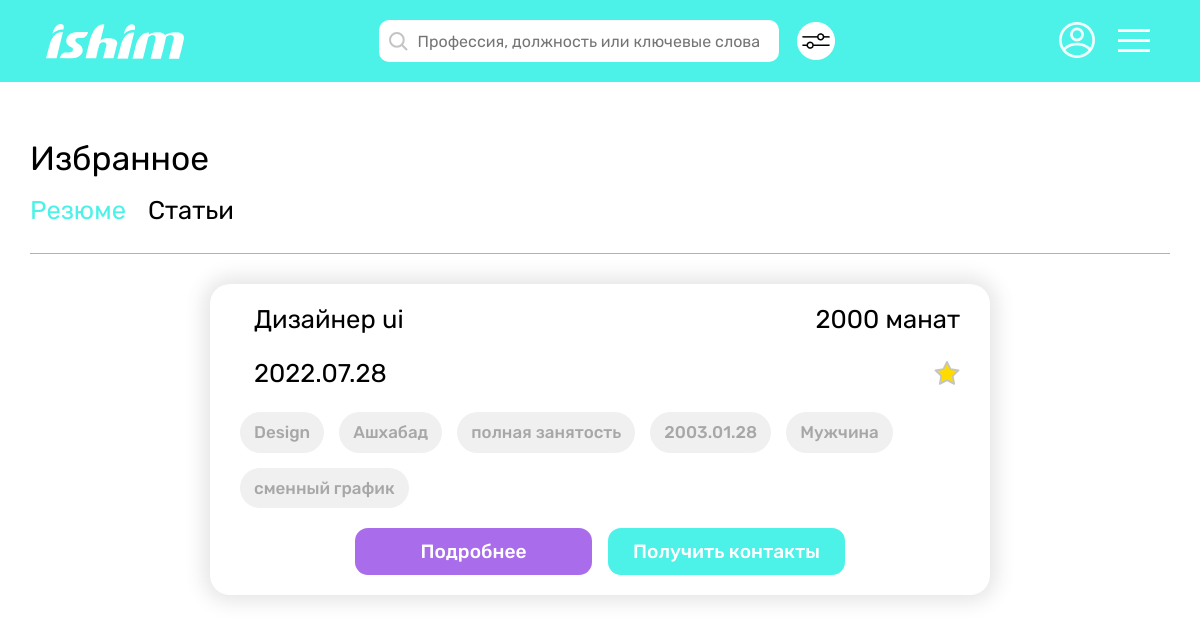
The page /employee/chosen (signed in) on the database its author committed.
### employee/models.py (models this page shows, shortened)
class CV(models.Model):
    employee = models.ForeignKey(Employee, on_delete=models.CASCADE)
    first_name = models.CharField(max_length=65)
    last_name = models.CharField(max_length=65)
    birth_date = models.DateField()
    mobile_num = models.CharField(max_length=25)
    email = models.EmailField()
    registration = models.CharField(max_length=100)
    sex = models.CharField(max_length=65)
    position = models.CharField(max_length=65)
    sphere = models.CharField(max_length=100)
    min_salary = models.IntegerField()
    busyness = models.CharField(max_length=65, default='')
    work_graph = models.CharField(max_length=65)
    about = models.TextField()
    views = models.IntegerField(default=0)
    suitable_vacancies = models.ManyToManyField(Vacancy, blank=True)
    creation_date = models.DateTimeField(auto_now_add=True)

### employee/views.py (the view)
# urls.py: path('chosen', tm_views.chosen_cvs, name='hirer-chosen-tm'),
@hirer_required
@login_required
def chosen_cvs(request):
    cv_list = [chosen.cv for chosen in request.user.chosencv_set.all()]
    articles = favourite_articles(request)
    context = {
        'cv_list': cv_list,
        'articles': articles,
    }
    return render(request, 'employee/chosen.html', context)

### articles/views.py (called while the page is built)
def favourite_articles(request):
    articles = [chosen.article for chosen in request.user.chosenarticle_set.all()]
    return articles

### employee/templates/employee/chosen.html (shortened to what this page needs)
{% extends "main/base.html" %}
{% load static %}
{% block content %}
<div class="container__main pad-0 w-1920">
   {% include 'main/header_hirer.html' %}
   <div class="container__content">
      <div class="h__fav">
         <div class="h__fav__top">
            <h1 class="h__fav__top__title">Избранное</h1>
            <span class="h__fav__top__cat gren__color" id="vac_fav">Резюме</span>
            <span class="h__fav__top__cat" id="articles_fav">Статьи</span>
         </div>
         <div class="h__fav__top__row"></div>
         <div class="vac__card__wrapper" id="fav__btn__wrapper">
            {% for cv in cv_list %}
            <div class="vacancy__card" id="fav__btn__wrapper">
               <div class="vac__card__inner">
                  <div class="vac__heading">
                     <h2 class="vac__heading__item">{{ cv.position }}</h2>
                     <h2 class="vac__heading__item">{{ cv.min_salary }} манат</h2>
                  </div>
                  <div class="vac__heading">
                     <h2 class="vac__heading__item">{{ cv.creation_date|date:"Y.m.d" }}</h2>
                     <svg width="26px" height="24px">
                        <use xlink:href="#favorites__str" width="26px" height="24px"
                           class="vac__ico{% for chosen in user.chosencv_set.all %}{% if chosen.cv == cv %}__selected{% endif %}{% endfor %}"
                           data-link="{% url 'chosen-cv' cv.id %}"></use>
                     </svg>
                  </div>
                  <div class="vac__categories">
                     <span class="vac__cat__item two-col">{{ cv.sphere }}</span>
                     <span class="vac__cat__item">{{ cv.registration }}</span>
                     <span class="vac__cat__item">{{ cv.busyness }}</span>
                     <span class="vac__cat__item">{{ cv.birth_date|date:"Y.m.d" }}</span>
                     <span class="vac__cat__item">{{ cv.sex }}</span>
                     <span class="vac__cat__item two-col">{{ cv.work_graph }}</span>
                  </div>
                  <div class="vac__btns">
                     <a href="{% url 'cv-info' cv.id %}" class="vac__btns__item purp__btn" target="_blank">Подробнее</a>
                     <a href="" class="vac__btns__item green__btn" target="_blank">Получить контакты</a>
                  </div>
               </div>
            </div>
            {% endfor %}
         </div>
      </div>
   </div>
</div>
{% endblock %}

### static/main.css (style rules this page uses)
* { padding: 0; margin: 0; border: 0; }
*, *:before, *:after { -moz-box-sizing: border-box; -webkit-box-sizing: border-box; box-sizing: border-box; }
html, body { height: 100%; width: 100%; font-size: 100%; line-height: 1; font-size: 16px; -ms-text-size-adjust: 100%; -moz-text-size-adjust: 100%; -webkit-text-size-adjust: 100%; color: #000; font-family: 'Rubik', sans-serif; }
a, a:visited { text-decoration: none; }
h1, h2, h3, h4, h5, h6 { font-size: inherit; font-weight: 400; margin: 0; }
svg { margin: 0; padding: 0; }
.w-1920 { width: 100%; max-width: 1920px; }
.pad-0 { padding: 0; }
.purp__btn { background-color: #A96CEB; font-size: 1.2rem; line-height: 1.2; text-align: center; color: #fff; }
.green__btn { background-color: #4CF1E7; font-size: 1.2rem; line-height: 1.2; text-align: center; color: #fff; }
.container__content { width: 100%; max-width: 1440px; padding: 0 30px; margin: 0 auto; position: relative; }
.container__main { width: 100%; margin: 0 auto; position: relative; }
.gren__color { color: #4CF1E7; }
.vac__card__wrapper { width: 100%; display: flex; justify-content: center; flex-wrap: wrap; }
.vacancy__card { width: 100%; background-color: #ffff; padding: 20px 30px; border-radius: 20px; margin-bottom: 31px; box-shadow: 0px 0px 20px 7px rgba(0, 0, 0, 0.1); transition: 0.4s linear; }
.vac__card__inner { width: 100%; display: flex; flex-direction: column; }
.vac__heading { width: 100%; display: flex; justify-content: space-between; align-items: center; padding-left: 14px; margin-bottom: 24px; }
.vac__heading__item { font-size: 1.6rem; line-height: 30px; color: #000000; }
.vac__categories { width: 100%; display: flex; align-items: center; flex-wrap: wrap; margin-bottom: 5px; }
.vac__cat__item { background-color: #F0F0F0; font-size: 1.06rem; font-weight: 500; line-height: 1.2; color: rgba(0, 0, 0, 0.3); text-align: center; padding: 10px 14px; border-radius: 30px; margin-right: 15px; margin-bottom: 15px; }
.vac__btns { width: 100%; display: flex; justify-content: center; align-items: center; }
.vac__btns .purp__btn { margin-right: 36px; }
.vac__btns__item { display: inline-block; width: 237px; font-size: 1.2rem; line-height: 1.2; font-weight: 500; text-align: center; padding: 12px 0; border-radius: 13px; }
.h__fav { width: 100%; padding-top: 60px; padding-bottom: 100px; }
.h__fav .vacancy__card { max-width: 780px; }
.h__fav__top { margin-bottom: 30px; }
.h__fav__top__title { font-size: 2.1rem; margin-bottom: 22px; }
.h__fav__top__cat { font-size: 1.6rem; user-select: none; cursor: pointer; margin-right: 18px; transition: 0.1s linear; }
.h__fav__top__row { width: 100%; height: 1px; background-color: rgba(0, 0, 0, 0.3); margin-bottom: 30px; }
@media (max-width:1340px) { .vac__categories { grid-template-columns: repeat(3, 1fr); grid-template-rows: 1fr 1fr; } }
@media (max-width:1340px) { .vac__btns .purp__btn { margin-right: 16px; } }

### rows shown on the page
CV: position "Дизайнер ui", min_salary "2000", creation_date "2022.07.28", sphere "Design", registration "Ашхабад", busyness "полная занятость", birth_date "2003.01.28", sex "Мужчина", work_graph "сменный график"
